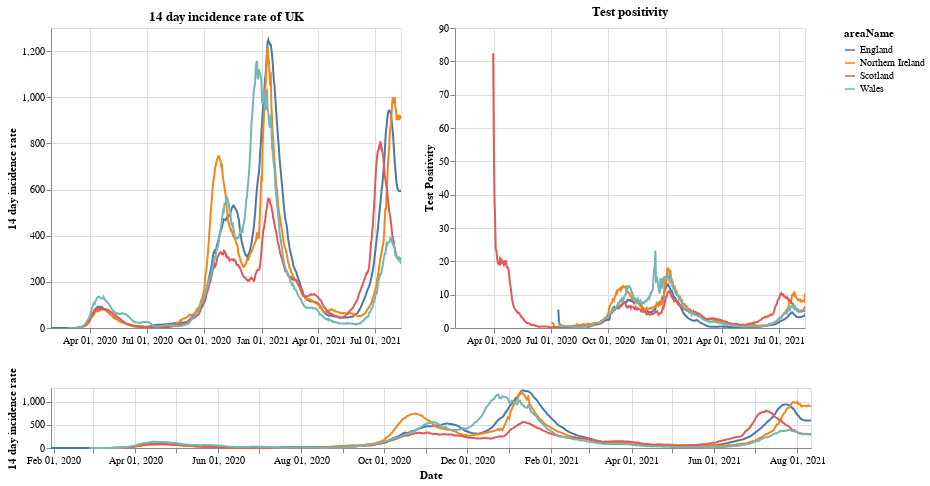

Source (notebook cell):
### Markdown cell above
# Plots

First a plot with each country in the UK. The top right shows the positivity rate for (which is the percentage of registered tests which were positive) while the top left is the 14 day incidence rate. The bottom chart can be used to select the timeframe (does not work on a mobile device).

### Code cell
#collapse
brush = alt.selection(type='interval', name='DateBrush',encodings=['x'],fields=['Time'])
leg_selection = alt.selection_multi(fields=['areaName'], bind='legend')

base = alt.Chart(uk_cases).mark_line().encode(
    x=alt.X("yearmonthdate(date):T", axis=alt.Axis(title='Date')),
    y=alt.Y("twoWeeklyCasesRate:Q", axis=alt.Axis(title='14 day incidence rate')),
    tooltip=['areaName', 'date','twoWeeklyCasesRate', 'testPositivity'],
    color='areaName',
    opacity=alt.condition(leg_selection, alt.value(2), alt.value(0.1))
).add_selection(leg_selection).properties(width=350)

upper = base.encode(alt.X('yearmonthdate(date):T', axis=alt.Axis(title=''),
                         scale=alt.Scale(domain=brush))
                   ).properties(title=f'14 day incidence rate of UK')
upper_right = upper.encode(alt.Y('testPositivity:Q', axis=alt.Axis(title='Test Positivity'))).properties(title='Test positivity')
lower = base.properties(height=60, width = 760).add_selection(brush)

(upper | upper_right) & lower

### Figure 1 — Vega-Lite specification as saved in the notebook (floating-point values rounded to 4 significant figures; data arrays with more than 128 entries replaced by an {"elided": "..."} marker saying what was removed)
{"config": {"view": {"continuousWidth": 400, "continuousHeight": 300}}, "vconcat": [{"hconcat": [{"mark": "line", "encoding": {"color": {"type": "nominal", "field": "areaName"}, "opacity": {"condition": {"value": 2, "selection": "selector001"}, "value": 0.1}, "tooltip": [{"type": "nominal", "field": "areaName"}, {"type": "temporal", "field": "date"}, {"type": "quantitative", "field": "twoWeeklyCasesRate"}, {"type": "quantitative", "field": "testPositivity"}], "x": {"type": "temporal", "axis": {"title": ""}, "field": "date", "scale": {"domain": {"selection": "DateBrush"}}, "timeUnit": "yearmonthdate"}, "y": {"type": "quantitative", "axis": {"title": "14 day incidence rate"}, "field": "twoWeeklyCasesRate"}}, "selection": {"selector001": {"type": "multi", "fields": ["areaName"], "bind": "legend"}}, "title": "14 day incidence rate of UK", "width": 350}, {"mark": "line", "encoding": {"color": {"type": "nominal", "field": "areaName"}, "opacity": {"condition": {"value": 2, "selection": "selector001"}, "value": 0.1}, "tooltip": [{"type": "nominal", "field": "areaName"}, {"type": "temporal", "field": "date"}, {"type": "quantitative", "field": "twoWeeklyCasesRate"}, {"type": "quantitative", "field": "testPositivity"}], "x": {"type": "temporal", "axis": {"title": ""}, "field": "date", "scale": {"domain": {"selection": "DateBrush"}}, "timeUnit": "yearmonthdate"}, "y": {"type": "quantitative", "axis": {"title": "Test Positivity"}, "field": "testPositivity"}}, "selection": {"selector001": {"type": "multi", "fields": ["areaName"], "bind": "legend"}}, "title": "Test positivity", "width": 350}]}, {"mark": "line", "encoding": {"color": {"type": "nominal", "field": "areaName"}, "opacity": {"condition": {"value": 2, "selection": "selector001"}, "value": 0.1}, "tooltip": [{"type": "nominal", "field": "areaName"}, {"type": "temporal", "field": "date"}, {"type": "quantitative", "field": "twoWeeklyCasesRate"}, {"type": "quantitative", "field": "testPositivity"}], "x": {"type": "temporal", "axis": {"title": "Date"}, "field": "date", "timeUnit": "yearmonthdate"}, "y": {"type": "quantitative", "axis": {"title": "14 day incidence rate"}, "field": "twoWeeklyCasesRate"}}, "height": 60, "selection": {"selector001": {"type": "multi", "fields": ["areaName"], "bind": "legend"}, "DateBrush": {"type": "interval", "encodings": ["x"], "fields": ["Time"]}}, "width": 760}], "data": {"name": "data-27be0b8a0f3e9805b367cdf2329f1617"}, "$schema": "https://vega.github.io/schema/vega-lite/v4.8.1.json", "datasets": {"data-27be0b8a0f3e9805b367cdf2329f1617": {"elided": "2148 records"}}}
